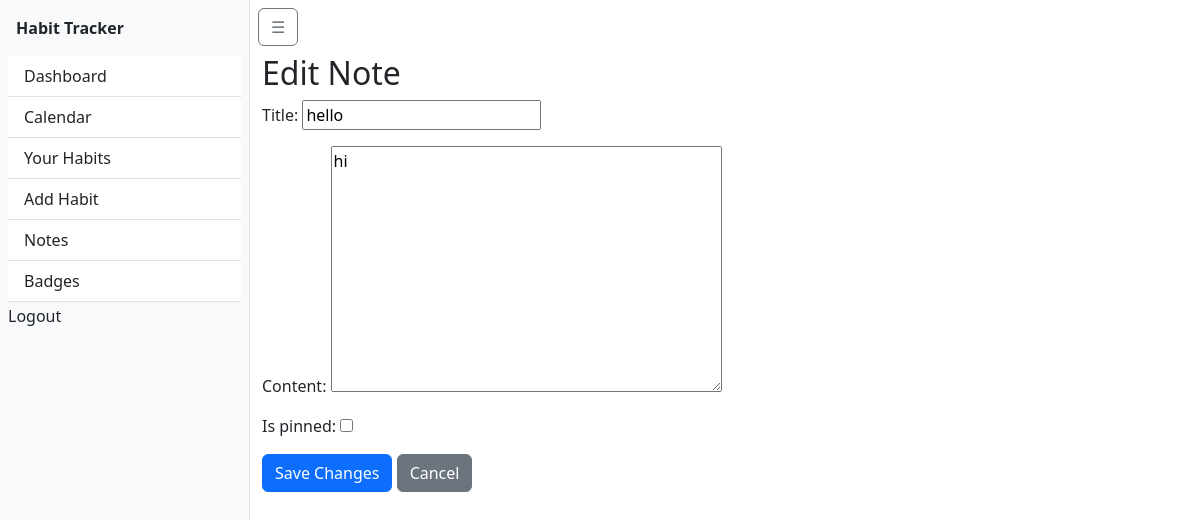
/habits/notes/7/edit/ (signed in), run on an earlier commit of the app's database.
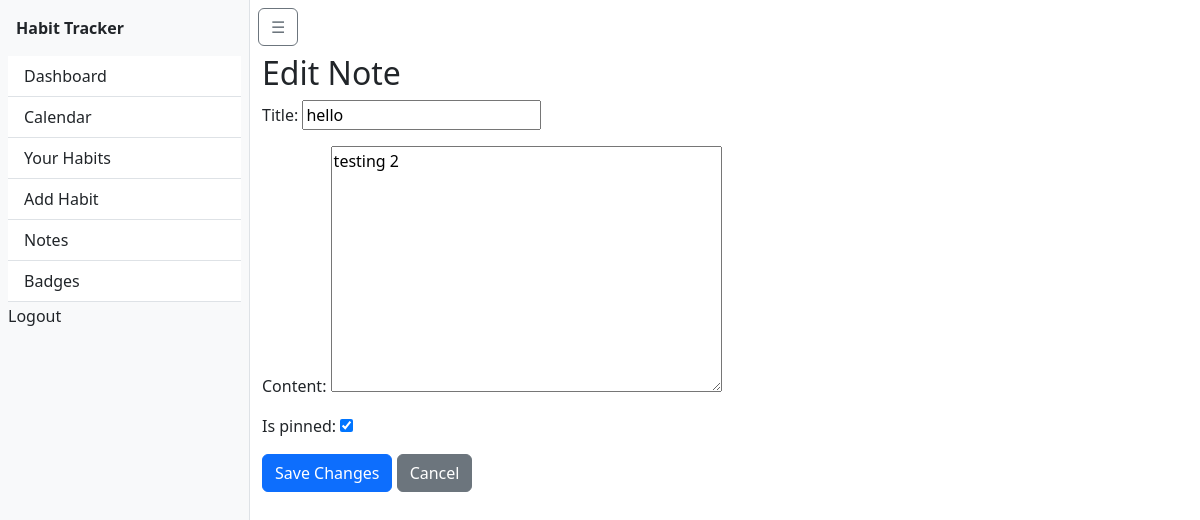
And on a later commit of the database.
### habits/models.py (models this page shows, shortened)
class Note(models.Model):
    user = models.ForeignKey(User, on_delete=models.CASCADE)
    title = models.CharField(max_length=100)
    content = models.TextField()
    is_pinned = models.BooleanField(default=False)
    updated_at = models.DateTimeField(auto_now=True)

### habits/views.py (the view)
# urls.py: path('notes/<int:pk>/edit/', views.edit_note, name='edit_note'),
@login_required
def edit_note(request, pk):
    note = get_object_or_404(Note, pk=pk, user=request.user)
    if request.method == 'POST':
        form = NoteForm(request.POST, instance=note)
        if form.is_valid():
            form.save()
            return redirect('habits:note_list')
    else:
        form = NoteForm(instance=note)
    return render(request, 'habits/edit_note.html', {'form': form})

### habits/forms.py
class NoteForm(forms.ModelForm):
    class Meta:
        model = Note
        fields = ['title', 'content', 'is_pinned']

### habits/templates/habits/edit_note.html (shortened to what this page needs)
{% extends 'habits/base.html' %}
{% block content %}
  <h2>Edit Note</h2>
  <form method="POST">
    {{ form.as_p }}
    <button type="submit" class="btn btn-primary">Save Changes</button>
    <a href="{% url 'habits:note_list' %}" class="btn btn-secondary">Cancel</a>
  </form>
{% endblock %}

What changed in the data, as far as the page shows it:
changed Note "hello": content "hi" → "testing 2"; is_pinned "☐" → "☑"
